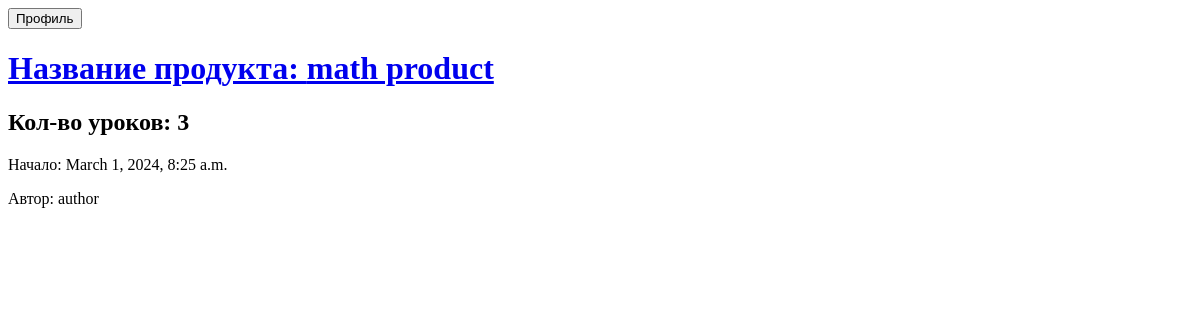
Page /all_products/ on the earlier database version.
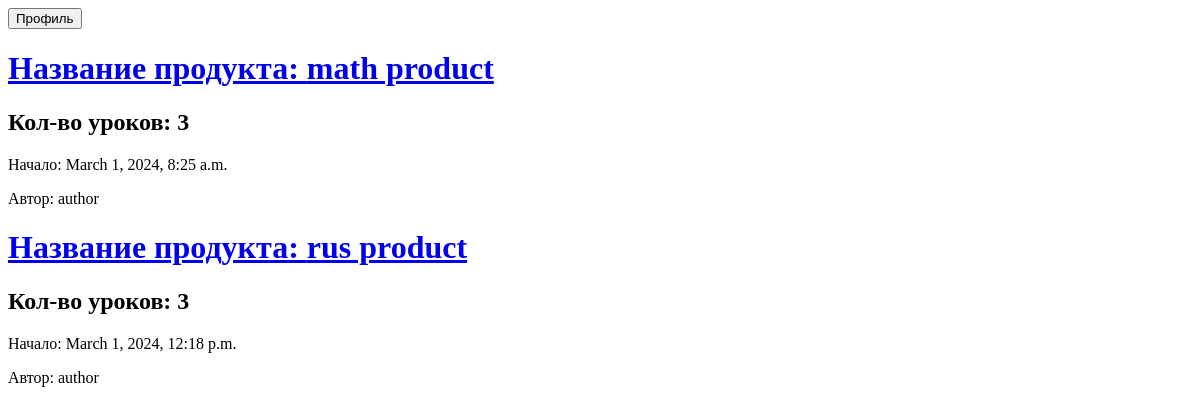
Same page on the later database version.
### testsite/models.py (models this page shows)
class Product(models.Model):
    author = models.CharField(max_length=64)
    name = models.CharField(max_length=64)
    start_time = models.DateTimeField()
    min_users_in_group = models.IntegerField()
    max_users_in_group = models.IntegerField()
    included_lessons = models.ManyToManyField(Lesson, related_name='lessons')
    class Meta:
        db_table = 'product'
    def __str__(self):
        return self.name

### testsite/views.py (the view)
# urls.py: path('all_products/', views.all_products, name='all_products'),
def all_products(request):
    products = Product.objects.all()
    return render(request, 'testsite/products.html', {'products': products})

### testsite/templates/testsite/products.html (shortened to what this page needs)
<!DOCTYPE html>
<html lang="en">
<head>
</head>
<body>
    <a href="{% url 'user_profile' %}"><button type="submit">Профиль</button></a>
    {% for product in products %}
        <div>
            <h1><a href="{% url 'product_detail' pk=product.pk %}">Название продукта: {{ product }}</a></h1>
            <h2>Кол-во уроков: {{ product.included_lessons.all.count }}</h2>
            <p>Начало: {{ product.start_time }}</p>
            <p>Автор: {{ product.author }}</p>
        </div>
    {% endfor %}
</body>
</html>

Differences in the rows shown:
added Product: name "rus product", included_lessons.all.count "3", start_time "March 1, 2024, 12:18 p.m.", author "author"
